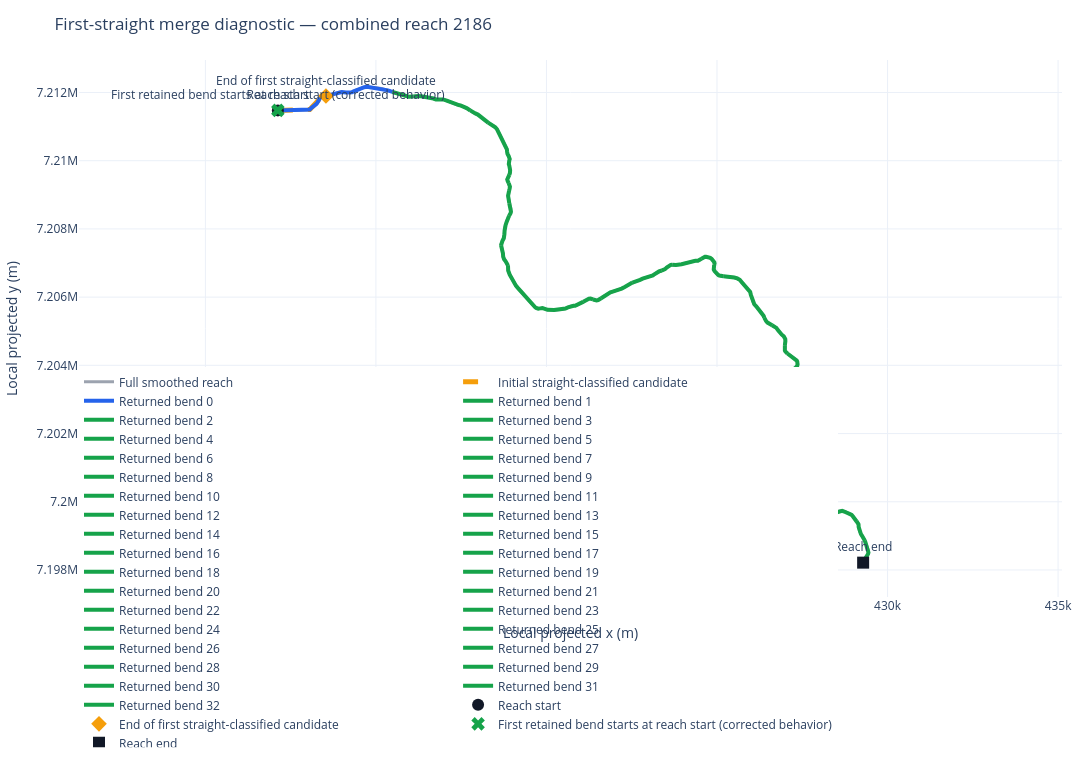
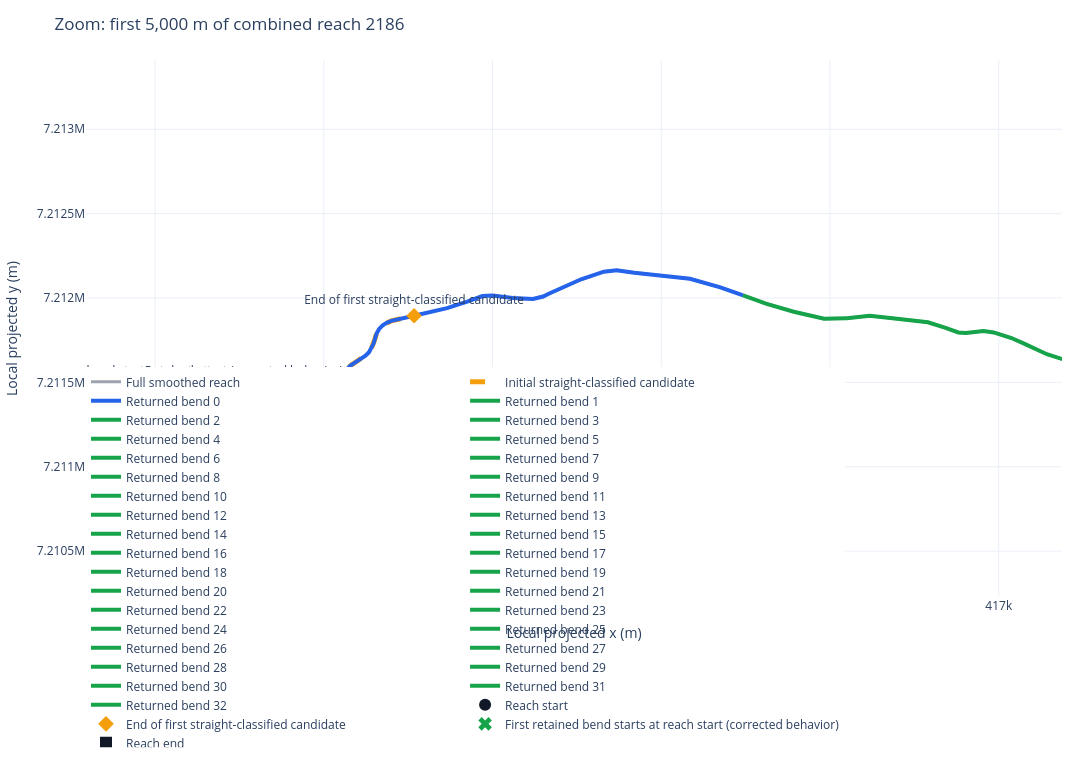

Notebook code for these charts, in order:
### Code cell
def add_line(fig, geom, *, name, color, width=2, dash=None, opacity=1.0):
    xy = np.asarray(geom.coords)
    fig.add_trace(go.Scatter(
        x=xy[:, 0], y=xy[:, 1], mode='lines', name=name,
        line=dict(color=color, width=width, dash=dash), opacity=opacity,
        hovertemplate=f'{name}<extra></extra>',
    ))

fig = go.Figure()
add_line(fig, line, name='Full smoothed reach', color='#9ca3af', width=3)
add_line(fig, first_call['bend_line'], name='Initial straight-classified candidate', color='#f59e0b', width=5, dash='dash')

for index, bend in enumerate(returned_bends):
    add_line(fig, bend, name=f'Returned bend {index}', color='#2563eb' if index == 0 else '#16a34a', width=4)

# Before the fix, the discarded wraparound recomputation has p1 downstream of p2.
wrapped_call = next((call for call in second_pass_calls[1:] if call['p1_position_m'] > call['p2_position_m']), None)
boundary_color = '#dc2626' if returned_start_position > 0.1 else '#16a34a'
boundary_label = (
    f'Unexpected shifted first-bend start ({returned_start_position:,.1f} m)'
    if returned_start_position > 0.1
    else 'First retained bend starts at reach start (corrected behavior)'
)
points = [
    (Point(line.coords[0]), 'Reach start', '#111827', 'circle'),
    (first_call['p2'], 'End of first straight-classified candidate', '#f59e0b', 'diamond'),
    (returned_start, boundary_label, boundary_color, 'x'),
    (Point(line.coords[-1]), 'Reach end', '#111827', 'square'),
]
if wrapped_call is not None:
    points.append((wrapped_call['p1'], 'Wrapped p1: infCoords[-1] (temporary only)', '#9333ea', 'triangle-up'))

for point, label, color, symbol in points:
    fig.add_trace(go.Scatter(
        x=[point.x], y=[point.y], mode='markers+text', name=label,
        text=[label], textposition='top center',
        marker=dict(size=12, color=color, symbol=symbol),
        hovertemplate=f'{label}<br>x=%{{x:.1f}}<br>y=%{{y:.1f}}<extra></extra>',
    ))

fig.update_layout(
    title=f'First-straight merge diagnostic — combined reach {COMBINED_REACH_ID}',
    template='plotly_white', width=1100, height=760,
    legend=dict(orientation='h', yanchor='bottom', y=-0.28, xanchor='left', x=0),
    margin=dict(l=30, r=30, t=60, b=150),
)
fig.update_xaxes(title='Local projected x (m)', scaleanchor='y', scaleratio=1)
fig.update_yaxes(title='Local projected y (m)')
fig.show()

# A focused view makes the start-of-reach boundary shift legible even for a long reach.
focus_length = min(5_000, line.length)
focus_points = np.asarray([line.interpolate(distance).coords[0] for distance in np.linspace(0, focus_length, 250)])
padding = 0.08 * max(np.ptp(focus_points[:, 0]), np.ptp(focus_points[:, 1]))
focus = go.Figure(fig)
focus.update_layout(title=f'Zoom: first {focus_length:,.0f} m of combined reach {COMBINED_REACH_ID}')
focus.update_xaxes(range=[focus_points[:, 0].min() - padding, focus_points[:, 0].max() + padding])
focus.update_yaxes(range=[focus_points[:, 1].min() - padding, focus_points[:, 1].max() + padding])
focus.show()

if wrapped_call is None and returned_start_position <= 0.1:
    print('Corrected behavior verified: no wrapped temporary call was made and the first retained bend begins at the reach start.')
else:
    print('Unexpected behavior: inspect the purple and red markers; a shifted first-bend boundary still leaves an uncovered upstream segment.')
